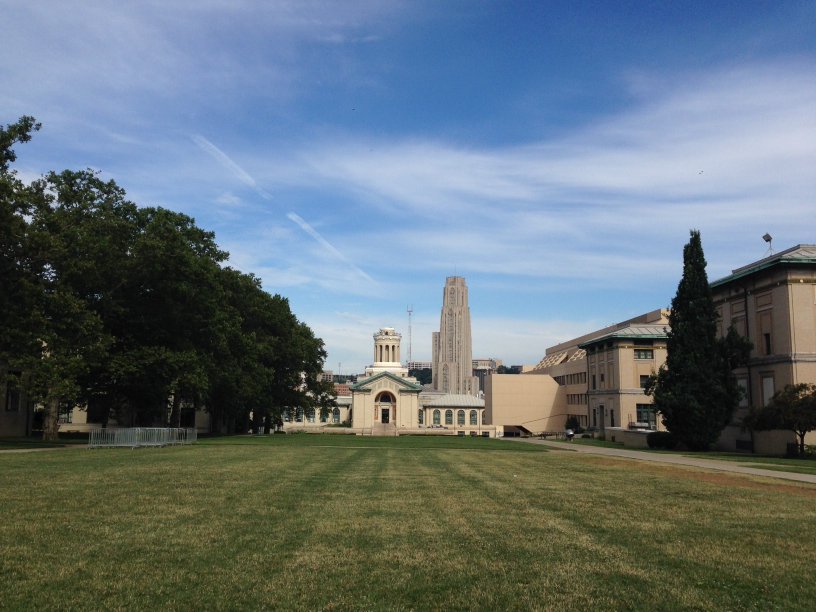
#> input picture assets/project.jpeg, 1632 x 1224 px, found by its file name (shown at 1/2 size)
$ python test.py   (Python 2 division)   (older library calls are emulated)
#> lines starting #> are read from the running program, lines starting #| are printed output that depends on the picture; after the words box and inside, x2 and y2 are one past the last pixel; in counts of white or black regions, pixels touching at a corner belong together
from operator import itemgetter
import numpy as np
from numpy.linalg.linalg import inv
import cv2
import cv2.cv as cv
from cv2 import getPerspectiveTransform, warpPerspective, imshow, findHomography

def overlayImage(resultImage, homoImage):
    greyHomo = cv2.cvtColor(homoImage, cv2.cv.CV_BGR2GRAY)
    retVal, greyHomo = cv2.threshold(greyHomo, 0,255,cv2.cv.CV_THRESH_BINARY)
    greyHomo_inv = ~greyHomo

    newResultImage = np.zeros((picHeight, picWidth, 3), np.uint8)
    newResultImage[:] = (0, 0, 0)
    newHomoImage = np.zeros((picHeight, picWidth, 3), np.uint8)
    newHomoImage[:] = (0, 0, 0)

    cv2.bitwise_and(resultImage, resultImage, newResultImage,greyHomo_inv)
    cv2.bitwise_and(homoImage, homoImage, newHomoImage,greyHomo)


    resultImage = newResultImage + newHomoImage
    cv2.imwrite("NOOO2.jpg", resultPicture)
    cv2.imwrite("YESSSSSS2.jpg", resultImage)
    return resultImage


image = cv2.imread("project.jpeg", cv2.CV_LOAD_IMAGE_COLOR)
#> image is the input picture: shape (1224, 1632, 3); mean B, G, R 119.5, 112.6, 99.4

#Gets image pixels from xStart to xEnd -1, yStart to yEnd - 1
def cropImage(image, xStart, xEnd, yStart, yEnd):
    cropped = image[yStart:yEnd, xStart:xEnd]
    return cropped

#Gets Corners of 2D image in clockwise direction
def getCorners(image):
    return [[0,0],[len(image[0]), 0], [len(image[0]), len(image)], [0, len(image)]]

#Gets 4 projected points of a rectangle in 3D space
def getProjectedPoints(points_3D, Rvect, Tvect, camera, distVect):
    resultPoints = cv2.projectPoints(points_3D, Rvect, Tvect, camera, distVect)
    resultPoints2 = [[resultPoints[0][0][0][0], resultPoints[0][0][0][1]],
                 [resultPoints[0][1][0][0], resultPoints[0][1][0][1]],
                 [resultPoints[0][2][0][0], resultPoints[0][2][0][1]],
                 [resultPoints[0][3][0][0], resultPoints[0][3][0][1]]]
    return resultPoints2

#Points should be in np.array float32 format, Returns the warped picture with black BG on ouputImgSize dimensions
def warpHomo(imgPts_2D, projPts_2D, outputImgSize, croppedImg):
    H = findHomography(imgPts_2D, projPts_2D , 0 );
    resultPicture = warpPerspective(croppedImg, H[0], outputImgSize)
    return resultPicture

array_2d = []
currRectImg = image[812:856, 848:960]
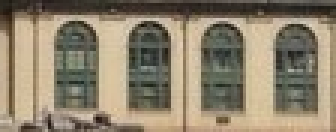
#> currRectImg: shape (44, 112, 3) (shown 3 times larger); mean B, G, R 109.1, 130.3, 141.7
point_2d_1 = [0, 0]
point_2d_2 = [112, 0]
point_2d_3 = [112, 44]
point_2d_4 = [0, 44]
array_2d.append(point_2d_1)
array_2d.append(point_2d_2)
array_2d.append(point_2d_3)
array_2d.append(point_2d_4)

array_3d = []
'''
point_3d_1 = [50.0, -30, 40]
point_3d_2 = [50.0, -30, 30]
point_3d_3 = [50.0, 0, 30]
point_3d_4 = [50.0, 0, 40]
'''
picHeight= image.shape[0]
#> picHeight = 1224
picWidth = image.shape[1]
#> picWidth = 1632

point_3d_1 = [30.0, -60, 10]
point_3d_2 = [30.0, -60, 100]
point_3d_3 = [30.0, 0, 100]
point_3d_4 = [30.0, 0, 10]

array_3d.append(point_3d_1)
array_3d.append(point_3d_2)
array_3d.append(point_3d_3)
array_3d.append(point_3d_4)

pointsMatrix = np.float32([array_3d])

camera = np.matrix([[300.0, 0, picWidth/2],[0, 300.0, picHeight/2],[0, 0, 1]])
resultPoints = cv2.projectPoints(pointsMatrix, (0,0,0), (0,0,0), camera, 0)

resultPoints2 = [[resultPoints[0][0][0][0], resultPoints[0][0][0][1]],
                 [resultPoints[0][1][0][0], resultPoints[0][1][0][1]],
                 [resultPoints[0][2][0][0], resultPoints[0][2][0][1]],
                 [resultPoints[0][3][0][0], resultPoints[0][3][0][1]]
                 ]
'''
resultPoints2 = [[int(picHeight - (picHeight - resultPoints[0][0][0][1])), int(picWidth - (picWidth - resultPoints[0][0][0][0]))],
                 [int(picHeight - (picHeight - resultPoints[0][1][0][1])), int(picWidth - (picWidth - resultPoints[0][1][0][0]))],
                 [int(picHeight - (picHeight - resultPoints[0][2][0][1])), int(picWidth - (picWidth - resultPoints[0][2][0][0]))],
                 [int(picHeight - (picHeight - resultPoints[0][3][0][1])), int(picWidth - (picWidth - resultPoints[0][3][0][0]))]]
'''
print pointsMatrix
print resultPoints[0]
#| [[[ 1716. -1188.]]
#|  [[  906.   432.]]
#|  [[  906.   612.]]
#|  [[ 1716.   612.]]]

#resultPoints2 = [[0,0],
#                 [100,0],
#                 [100,100],
#                 [0,100]]

H = findHomography(np.array(array_2d, np.float32), np.array(resultPoints2, np.float32) , 0 );


resultPicture = warpPerspective(currRectImg, H[0], (picWidth,picHeight))
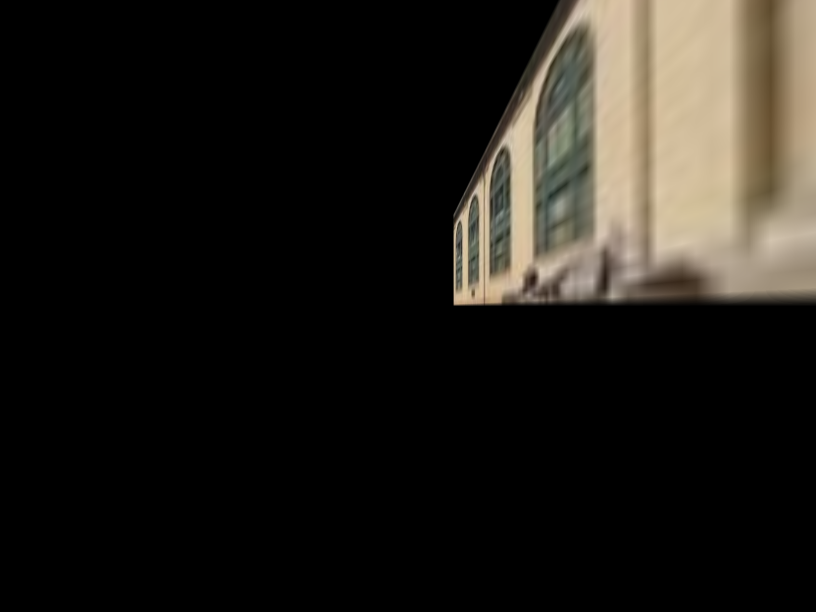
#> resultPicture: shape (1224, 1632, 3) (shown at 1/2 size); mean B, G, R 23.8, 28.7, 31.6
overlayImage(image, resultPicture)
#> in overlayImage, `greyHomo = cv2.cvtColor(homoImage, cv2.cv.CV_BGR2GRAY)`:
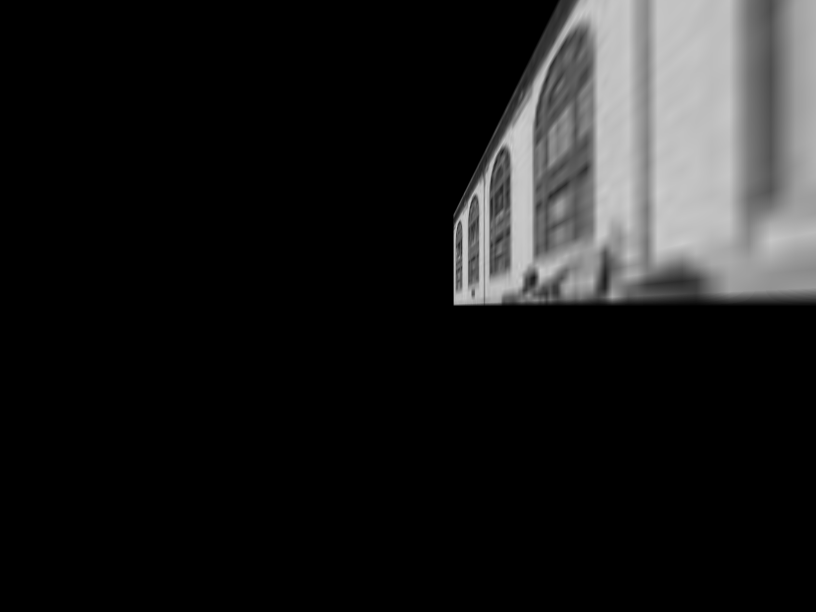
#> greyHomo: shape (1224, 1632) (shown at 1/2 size); min 0, max 210, mean 29
#> in overlayImage, `retVal, greyHomo = cv2.threshold(greyHomo, 0,255,cv2.cv.CV_THRESH_BINA..`:
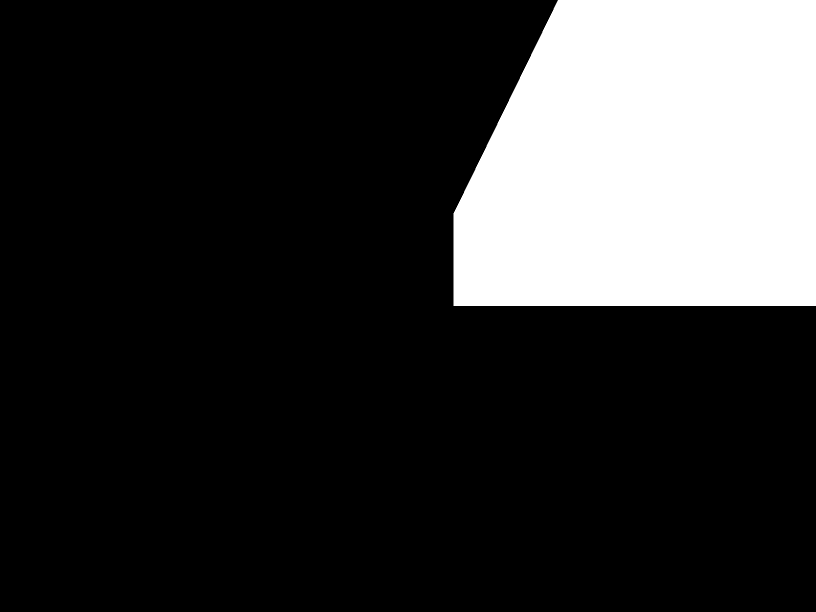
#> greyHomo: shape (1224, 1632) (shown at 1/2 size); 20% white; 1 white region, box (x1, y1, x2, y2) and area: (907, 0, 1632, 612) 399023
#> in overlayImage, `cv2.imwrite("YESSSSSS2.jpg", resultImage)`:
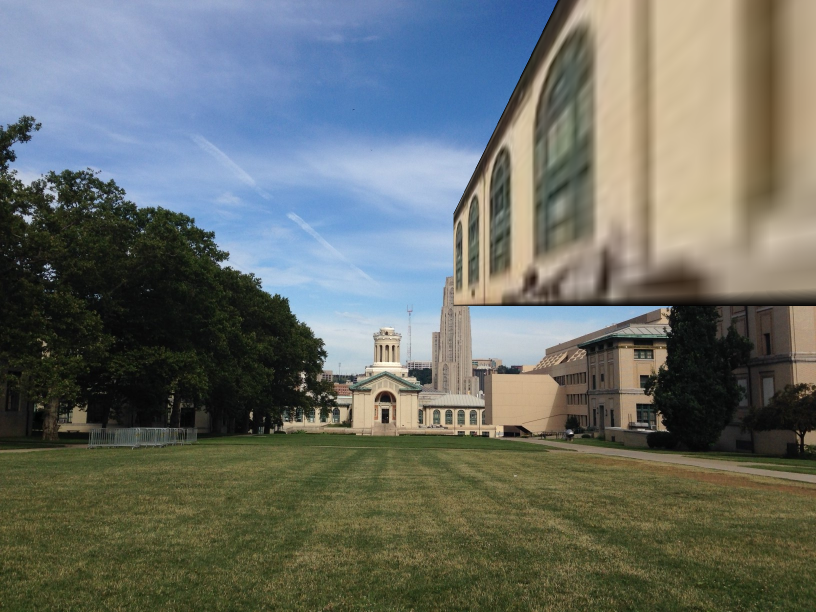
#> saved as YESSSSSS2.jpg: shape (1224, 1632, 3) (shown at 1/2 size); mean B, G, R 104.8, 110.2, 105.1
finalPicture = resultPicture + image
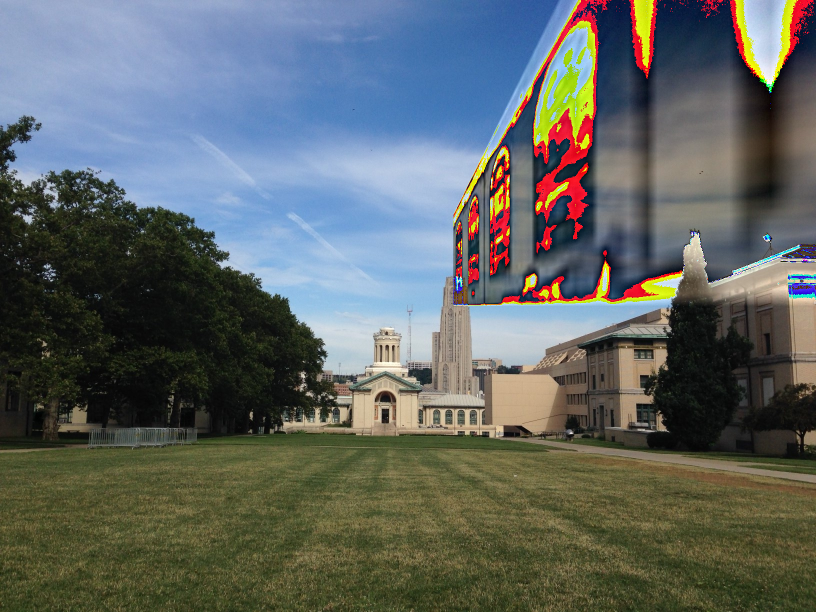
#> finalPicture: shape (1224, 1632, 3) (shown at 1/2 size); mean B, G, R 99.4, 101.2, 95.3
